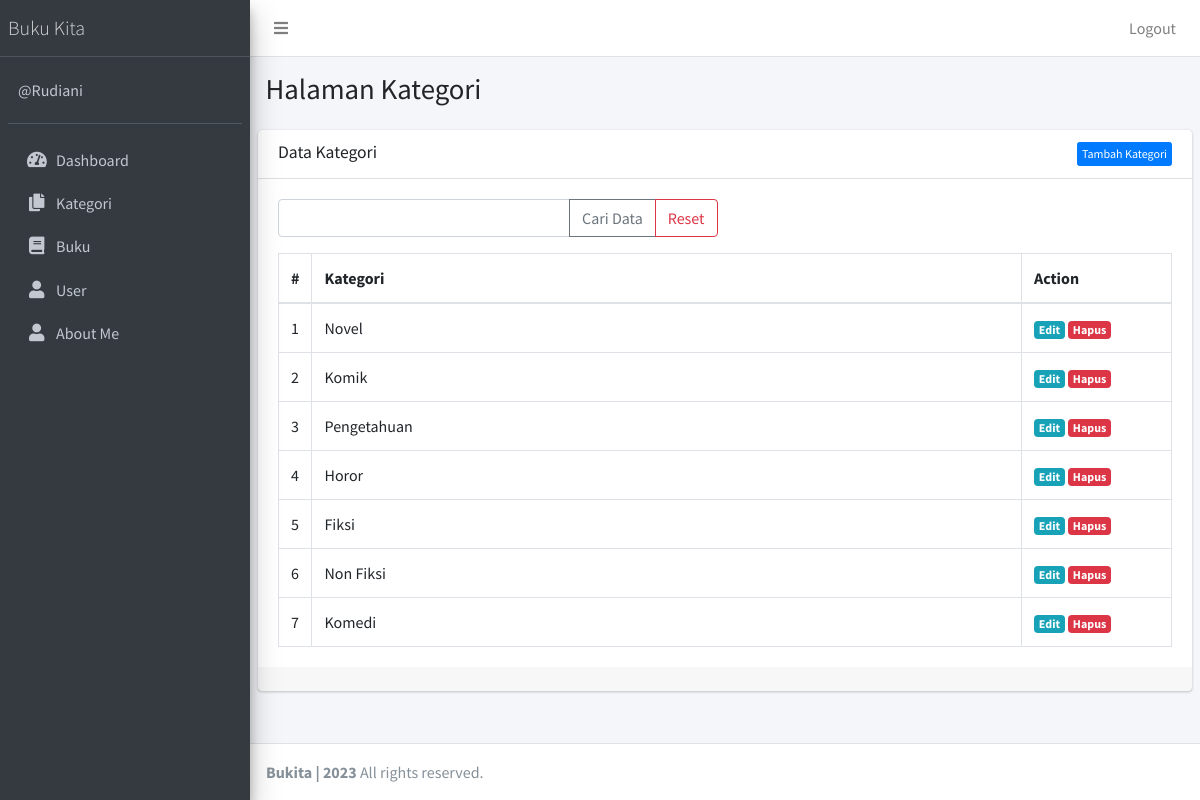
The app's page /public/kategori (signed in) with its own data.
### tables this page shows
CREATE TABLE `kategori` (
  `id` int(11) NOT NULL,
  `nama_kategori` varchar(50) NOT NULL
);

### app/core/Controller.php (called while the page is built, shortened)
<?php
class Controller{
    public function view($view, $data = [])
    {
        require_once '../app/views/' . $view . '.php';
    }
    public function model($model)
    {
        return new $model;
    }
}

### app/controllers/Kategori.php (called while the page is built, shortened)
<?php
class Kategori extends Controller
{
    public function index()
    {
        $data['title'] = 'Data Kategori';
        $data['kategori'] = $this->model('KategoriModel')->getAllKategori();
        $this->view('kategori/index', $data);
    }
}

### app/core/App.php (called while the page is built, shortened)
<?php
class App
{
    protected $method = 'index';
    protected $params = [];
    public function __construct()
    {
        $this->controller = new $this->controller;
        call_user_func_array([$this->controller, $this->method], $this->params);
    }
}

### public/index.php (called while the page is built, shortened)
<?php
$app = new App;

### app/core/Database.php (called while the page is built, shortened)
<?php
class Database
{
    private $host = DB_HOST;
    private $user = DB_USER;
    private $pass = DB_PASS;
    private $dbnm = DB_NAME;
    private $dbh;
    private $stmt;
    public function __construct()
    {
        $dsn = 'mysql:host=' . $this->host . ';dbname=' . $this->dbnm;
        $option = [
            PDO::ATTR_PERSISTENT => true,
            PDO::ATTR_ERRMODE => PDO::ERRMODE_EXCEPTION
        ];
        try {
            $this->dbh = new PDO($dsn, $this->user, $this->pass, $option);
        } catch (PDOException $e) {
            die($e->getMessage());
        }
    }
    public function query($query)
    {
        $this->stmt = $this->dbh->prepare($query);
    }
    public function execute()
    {
        $this->stmt->execute();
    }
    public function resultSet()
    {
        $this->execute();
        return $this->stmt->fetchAll(PDO::FETCH_ASSOC);
    }
}

### app/models/KategoriModel.php (called while the page is built, shortened)
<?php
class KategoriModel
{
    private $table = 'kategori';
    private $db;
    public function __construct()
    {
        $this->db = new Database;
    }
    public function getAllKategori()
    {
        $this->db->query('SELECT * FROM ' . $this->table);
        return $this->db->resultSet();
    }
}

### app/views/kategori/index.php (the view, shortened to what this page needs)
<div class="content-wrapper">
  <section class="content-header">
    <div class="container-fluid">
      <div class="row mb-2">
        <div class="col-sm-6">
          <h1>Halaman Kategori</h1>
        </div>
      </div>
    </div>
  </section>
  <section class="content">
    <div class="card">
      <div class="card-header">
        <h3 class="card-title"><?= $data['title'] ?></h3> <a href="<?= base_url; ?>/kategori/tambah" class="btn float-right btn-xs btn btn-primary">Tambah Kategori</a>
      </div>
      <div class="card-body">
        <form action="<?= base_url; ?>/kategori/cari" method="post">
          <div class="row mb-3">
            <div class="col-lg-6">
              <div class="input-group">
                <input type="text" class="form-control" placeholder="" name="key">
                <div class="input-group-append">
                  <button class="btn btn-outline-secondary" type="submit">Cari Data</button>
                  <a class="btn btn-outline-danger" href="<?= base_url; ?>/kategori">Reset</a>
                </div>
              </div>
            </div>
          </div>
        </form>
        <table class="table table-bordered">
          <thead>
            <tr>
              <th style="width: 10px">#</th>
              <th>Kategori</th>
              <th style="width: 150px">Action</th>
            </tr>
          </thead>
          <tbody>
            <?php $no = 1; ?>
            <?php foreach ($data['kategori'] as $row) : ?>
              <tr>
                <td><?= $no; ?></td>
                <td><?= $row['nama_kategori']; ?></td>
                <td>
                  <a href="<?= base_url; ?>/kategori/edit/<?= $row['id'] ?>" class="badge badge-info ">Edit</a> <a href="<?= base_url; ?>/kategori/hapus/<?= $row['id'] ?>" class="badge
badge-danger" onclick="return confirm('Hapus data?');">Hapus</a>
                </td>
              </tr>
            <?php $no++;
            endforeach; ?>
          </tbody>
        </table>
      </div>
      <div class="card-footer">
      </div>
    </div>
  </section>
</div>

### records on screen
kategori: nama_kategori "Novel"
kategori: nama_kategori "Komik"
kategori: nama_kategori "Pengetahuan"
kategori: nama_kategori "Horor"
kategori: nama_kategori "Fiksi"
kategori: nama_kategori "Non Fiksi"
kategori: nama_kategori "Komedi"

### other values on screen
$data['title'] "Data Kategori"
